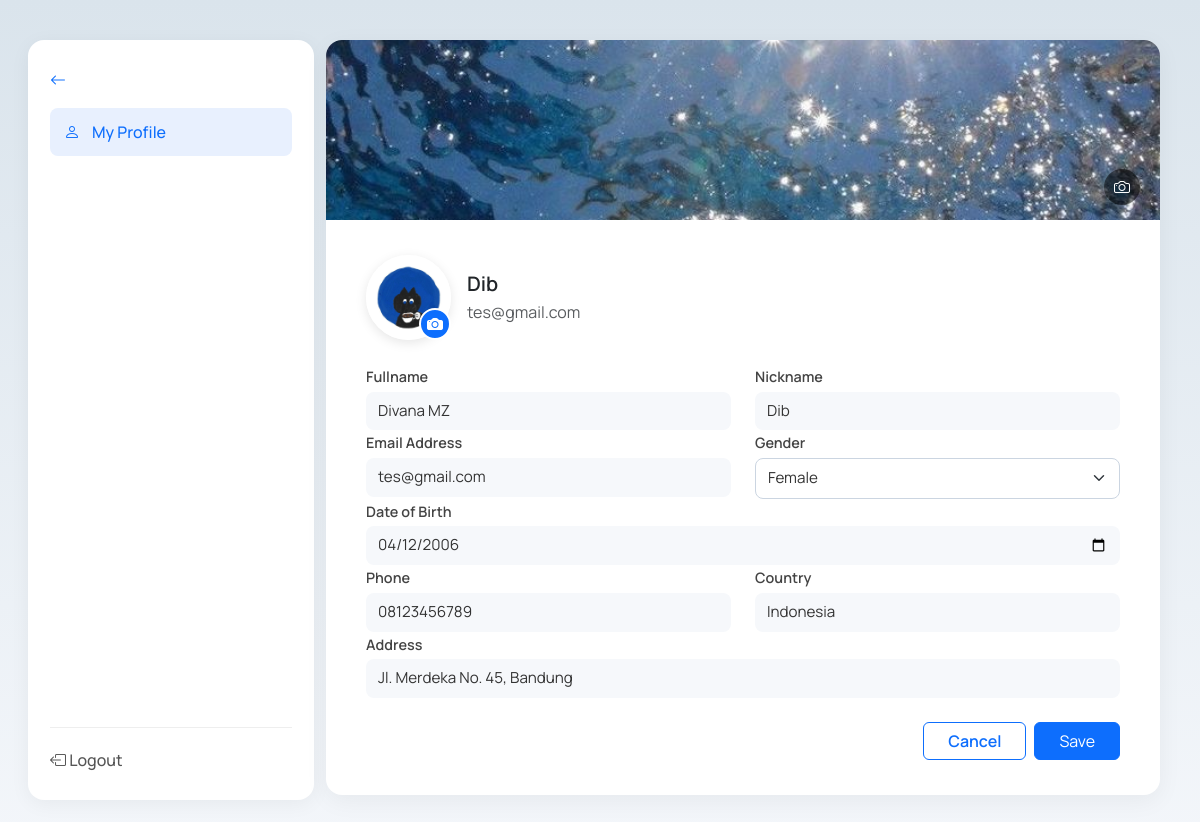
/BllupOOP/index.php?c=profile&m=update (signed in), run on the app's committed database.
### tables this page shows
CREATE TABLE `user_profiles` (
  `id` int(11) NOT NULL,
  `user_id` int(11) NOT NULL,
  `foto_profil` varchar(255) DEFAULT 'default.jpg',
  `foto_header` varchar(255) DEFAULT NULL,
  `fullname` varchar(100) NOT NULL,
  `nickname` varchar(50) DEFAULT NULL,
  `email` varchar(100) NOT NULL,
  `gender` enum('male','female','other') DEFAULT 'other',
  `date_of_birth` date DEFAULT NULL,
  `country` varchar(100) DEFAULT NULL,
  `phone_number` varchar(20) DEFAULT NULL,
  `address` text DEFAULT NULL,
  `created_at` datetime DEFAULT current_timestamp(),
  `updated_at` datetime DEFAULT current_timestamp() ON UPDATE current_timestamp()
);

### BllupOOP/index.php (called while the page is built, shortened)
<?php
    $m = $_GET['m'] ?? "login";
    include_once "controllers/Controller.php";
    $controller = new $controllerClass();
    $controller->$m();

### BllupOOP/models/Model.php (called while the page is built, shortened)
<?php
  class Model {
    public function __construct() {
      $this->dbconn = new mysqli("localhost", "root", "", "rsidb", "3306");
    }
}

### BllupOOP/models/ProfileModel.php (called while the page is built, shortened)
<?php
class ProfileModel extends Model {
    public function getProfileByUserId($user_id) {
        $stmt = $this->dbconn->prepare("SELECT * FROM user_profiles WHERE user_id = ?");
        $stmt->bind_param("i", $user_id);
        $stmt->execute();
        $result = $stmt->get_result();
        return $result->fetch_object();
    }
}

### BllupOOP/views/profile/edit.php (the view, shortened to what this page needs)
<!DOCTYPE html>
<html lang="en">
<head>
<link href="https://cdn.jsdelivr.net/npm/bootstrap@5.3.3/dist/css/bootstrap.min.css" rel="stylesheet">
<link href="https://cdn.jsdelivr.net/npm/bootstrap-icons@1.11.3/font/bootstrap-icons.css" rel="stylesheet">
<link rel="stylesheet" href="./style/css/profile.css">
</head>
<body>
<div class="container-fluid profile-container">
  <div class="row">
    <div class="col-lg-3 col-md-4 sidebar d-flex flex-column justify-content-between">
      <div>
        <a href="?c=profile&m=index" class="back-arrow mb-3 d-inline-block">
          <i class="bi bi-arrow-left"></i>
        </a>
        <ul class="nav flex-column">
          <li><a class="nav-link active" href="?c=profile&m=index"><i class="bi bi-person"></i> My Profile</a></li>
        </ul>
      </div>
      <div class="logout-section">
        <a href="?c=profile&m=logout" class="logout-btn"><i class="bi bi-box-arrow-left"></i> Logout</a>
      </div>
    </div>
    <div class="col-lg-9 col-md-8">
      <div class="profile-card">
        <form action="?c=profile&m=update" method="POST" enctype="multipart/form-data">
          <div class="profile-header"
               style="background-image: url('uploads/<?= htmlspecialchars($profile->foto_header ?: 'default_header.jpg') ?>');">
            <label for="foto_header" class="edit-header-icon">
              <i class="bi bi-camera"></i>
            </label>
          </div>
          <div class="profile-body">
            <div class="d-flex align-items-center gap-3 mb-4">
              <div class="profile-photo-container">
                <img src="uploads/<?= htmlspecialchars($profile->foto_profil ?: 'default.jpg') ?>"
                    alt="Profile Picture" class="profile-photo">
                <label for="foto_profil" class="edit-photo-icon">
                  <i class="bi bi-camera-fill"></i>
                </label>
              </div>
              <div>
                <h5 class="mb-1 fw-semibold"><?= htmlspecialchars($profile->nickname ?: '') ?></h5>
                <p class="text-muted mb-0"><?= htmlspecialchars($profile->email ?: '') ?></p>
              </div>
            </div>
            <div class="profile-info text-start">
              <div class="row">
                <div class="col-md-6">
                  <label>Fullname</label>
                  <input type="text" class="form-control" name="fullname" value="<?= htmlspecialchars($profile->fullname ?: '') ?>">
                </div>
                <div class="col-md-6">
                  <label>Nickname</label>
                  <input type="text" class="form-control" name="nickname" value="<?= htmlspecialchars($profile->nickname ?: '') ?>">
                </div>
                <div class="col-md-6">
                  <label>Email Address</label>
                  <input type="email" class="form-control" name="email" value="<?= htmlspecialchars($profile->email ?: '') ?>">
                </div>
                <div class="col-md-6">
                  <label>Gender</label>
                  <select name="gender" class="form-select">
                    <option value="female" <?php if(($profile->gender ?? '')=='female') echo 'selected'; ?>>Female</option>
                  </select>
                </div>
                <div class="col-12">
                  <label>Date of Birth</label>
                  <input type="date" class="form-control" name="date_of_birth" value="<?= htmlspecialchars($profile->date_of_birth ?: '') ?>">
                </div>
                <div class="col-md-6">
                  <label>Phone</label>
                  <input type="text" class="form-control" name="phone_number" value="<?= htmlspecialchars($profile->phone_number ?: '') ?>">
                </div>
                <div class="col-md-6">
                  <label>Country</label>
                  <input type="text" class="form-control" name="country" value="<?= htmlspecialchars($profile->country ?: '') ?>">
                </div>
                <div class="col-12">
                  <label>Address</label>
                  <input type="text" class="form-control" name="address" value="<?= htmlspecialchars($profile->address ?: '') ?>">
                </div>
              </div>
              <div class="d-flex justify-content-end gap-2 mt-4">
                <a href="?c=profile&m=index" class="btn btn-outline-primary px-4">Cancel</a>
                <button type="submit" class="btn btn-primary px-4">Save</button>
              </div>
            </div>
          </div>
        </form>
      </div>
    </div>
  </div>
</div>
</body>
</html>

### BllupOOP/style/css/profile.css (style rules this page uses)
body { font-family: 'Manrope', sans-serif; background: linear-gradient(180deg, #dae4ec, #f3f6fa); min-height: 100vh; }
.profile-container { padding: 40px; }
.sidebar { background-color: #fff; border-radius: 16px; padding: 28px 22px; height: 95vh; box-shadow: 0 4px 20px rgba(0,0,0,0.05); }
.nav-link { color: #333; padding: 12px 14px; font-weight: 500; border-radius: 8px; display: flex; align-items: center; gap: 12px; transition: all 0.2s ease; }
.nav-link:hover, .nav-link.active { background-color: #e8f0fe; color: #0d6efd; }
.logout-section { border-top: 1px solid #eee; padding-top: 20px; }
.logout-btn { color: #555; text-decoration: none; font-weight: 500; }
.profile-card { background-color: #fff; border-radius: 16px; box-shadow: 0 6px 24px rgba(0,0,0,0.05); overflow: hidden; }
.profile-header { height: 180px; background-size: cover; background-position: center; position: relative; }
.profile-body { padding: 35px 40px; }
.profile-photo { width: 85px; height: 85px; border-radius: 50%; object-fit: cover; border: 3px solid #fff; box-shadow: 0 3px 12px rgba(0,0,0,0.1); }
.profile-info label { font-weight: 600; font-size: 0.9rem; color: #444; margin-bottom: 4px; }
.profile-info .form-control { background-color: #f6f8fb; border: none; border-radius: 8px; font-size: 0.95rem; padding: 8px 12px; color: #333; }
.edit-photo-icon { position: absolute; bottom: 0; right: 0; background-color: #0d6efd; color: white; width: 32px; height: 32px; border-radius: 50%; display: flex; align-items: center; justify-content: center; cursor: pointer; border: 2px solid #fff; transition: 0.3s; }
.profile-photo-container { position: relative; display: inline-block; }
.edit-header-icon { position: absolute; bottom: 15px; right: 20px; background-color: rgba(0,0,0,0.5); color: white; border-radius: 50%; width: 36px; height: 36px; display: flex; justify-content: center; align-items: center; cursor: pointer; }
.form-control, .form-select { border: 1.5px solid #cbd5e1; border-radius: 8px; padding: 8px 12px; font-size: 0.95rem; color: #333; }
.btn-outline-primary { border-color: #0d6efd; color: #0d6efd; font-weight: 600; }

### data on the page
user_profiles: foto_header (picture), foto_profil (picture), nickname "Dib", email "tes@gmail.com", fullname "Divana MZ", gender "Female", date_of_birth "04/12/2006", phone_number "08123456789", country "Indonesia", address "Jl. Merdeka No. 45, Bandung"
